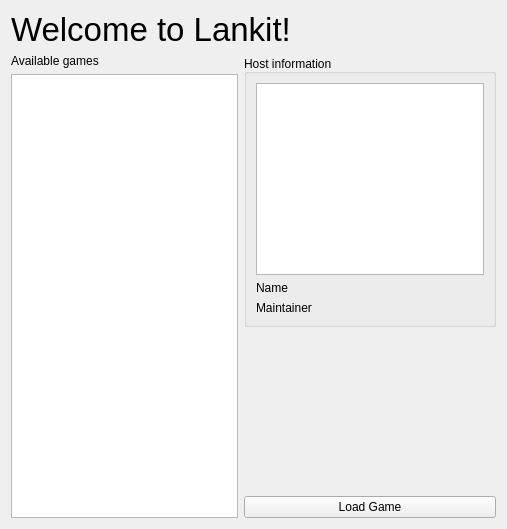
<?xml version="1.0" encoding="UTF-8"?>
<ui version="4.0">
 <class>MainForm</class>
 <widget class="QWidget" name="MainForm">
  <property name="geometry">
   <rect>
    <x>0</x>
    <y>0</y>
    <width>507</width>
    <height>529</height>
   </rect>
  </property>
  <property name="windowTitle">
   <string>Form</string>
  </property>
  <layout class="QVBoxLayout" name="verticalLayout">
   <item>
    <widget class="QLabel" name="labelWelcome">
     <property name="font">
      <font>
       <pointsize>25</pointsize>
      </font>
     </property>
     <property name="text">
      <string>Welcome to Lankit!</string>
     </property>
    </widget>
   </item>
   <item>
    <layout class="QHBoxLayout" name="horizontalLayout">
     <item>
      <layout class="QVBoxLayout" name="verticalLayout_3">
       <item>
        <widget class="QLabel" name="labelAviliableGames">
         <property name="text">
          <string>Available games</string>
         </property>
        </widget>
       </item>
       <item>
        <widget class="QListView" name="listAviliableGames"/>
       </item>
      </layout>
     </item>
     <item>
      <layout class="QVBoxLayout" name="verticalLayout_2">
       <item>
        <widget class="QGroupBox" name="groupHostInfo">
         <property name="title">
          <string>Host information</string>
         </property>
         <property name="alignment">
          <set>Qt::AlignBottom|Qt::AlignLeading|Qt::AlignLeft</set>
         </property>
         <property name="flat">
          <bool>false</bool>
         </property>
         <property name="checkable">
          <bool>false</bool>
         </property>
         <layout class="QVBoxLayout" name="verticalLayout_4">
          <item>
           <widget class="QGraphicsView" name="graphicsViewBanner">
            <property name="sizePolicy">
             <sizepolicy hsizetype="Fixed" vsizetype="Fixed">
              <horstretch>0</horstretch>
              <verstretch>0</verstretch>
             </sizepolicy>
            </property>
            <property name="minimumSize">
             <size>
              <width>227</width>
              <height>192</height>
             </size>
            </property>
            <property name="baseSize">
             <size>
              <width>227</width>
              <height>192</height>
             </size>
            </property>
           </widget>
          </item>
          <item>
           <layout class="QFormLayout" name="formLayout">
            <item row="1" column="0">
             <widget class="QLabel" name="labelHostNameLabel">
              <property name="text">
               <string>Name</string>
              </property>
             </widget>
            </item>
            <item row="1" column="1">
             <widget class="QLabel" name="labelHostNameValue">
              <property name="text">
               <string/>
              </property>
             </widget>
            </item>
            <item row="3" column="1">
             <widget class="QLabel" name="labelMaintainerValue">
              <property name="text">
               <string/>
              </property>
             </widget>
            </item>
            <item row="3" column="0">
             <widget class="QLabel" name="labelMaintainerLabel">
              <property name="text">
               <string>Maintainer</string>
              </property>
             </widget>
            </item>
           </layout>
          </item>
         </layout>
        </widget>
       </item>
       <item>
        <spacer name="verticalSpacer">
         <property name="orientation">
          <enum>Qt::Vertical</enum>
         </property>
         <property name="sizeHint" stdset="0">
          <size>
           <width>20</width>
           <height>40</height>
          </size>
         </property>
        </spacer>
       </item>
       <item>
        <widget class="QPushButton" name="buttonLoadGame">
         <property name="text">
          <string>Load Game</string>
         </property>
        </widget>
       </item>
      </layout>
     </item>
    </layout>
   </item>
  </layout>
 </widget>
 <resources/>
 <connections/>
</ui>
